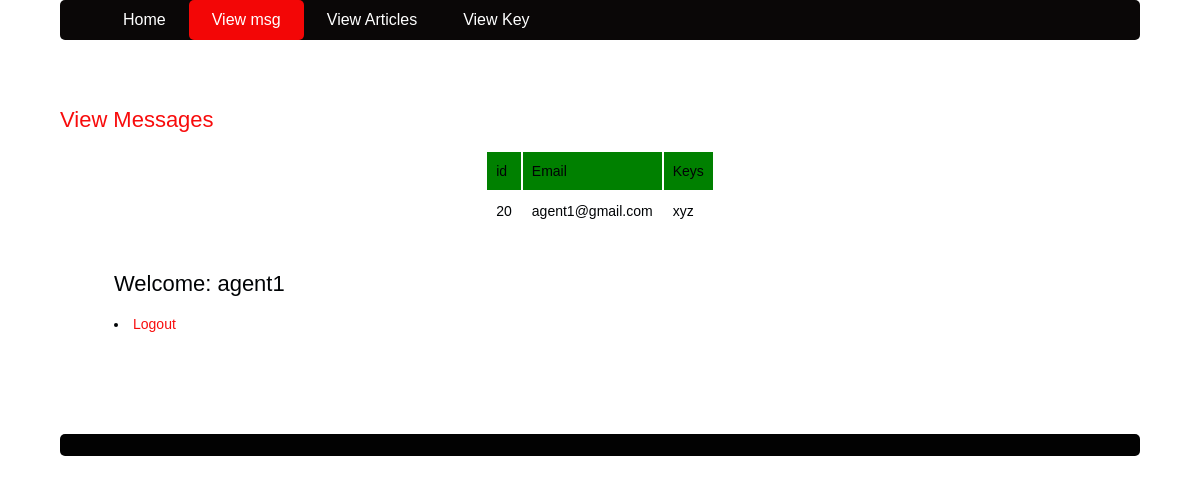
/user/viewmsg.php (signed in), run on the app's committed database.
### tables this page shows
CREATE TABLE `msg` (
  `id` int(10) NOT NULL,
  `sender` varchar(50) NOT NULL,
  `email` varchar(50) NOT NULL,
  `reciver` varchar(50) NOT NULL,
  `msg` text NOT NULL
);

### user/viewmsg.php (the view, shortened to what this page needs)
<!DOCTYPE html>
<html lang="en">
<head>
	<link rel="stylesheet" href="stylesheet.css" type="text/css" />
</head>
<body class="body">
	<header class="mainHeader">
		<nav>
			<ul>
				<li><a href="user.php">Home</a></li>
				<li class="active"><a href="viewmsg.php">View msg</a></li>
				<li><a href="view file.php">View Articles</a></li>
				<li><a href="viewkey.php">View Key</a></li>
			</ul>
		</nav>
	</header>
	<div class="mainContent1">
		<div class="content">
			<article class="topcontent1">
				<header>
					<h2><a href="#" rel="bookmark" title="Permalink to this POST TITLE"> View Messages</a></h2>
				</header>
				<table align="center" cellpadding="9" cellspacing="2" width="10">
					<tr bgcolor="green">
						<td>id</td>
						<td>Email</td>
						<td>Keys</td>
					</tr>
					<?PHP
					$con = mysqli_connect("localhost", "root", "");
					if (!$con)
						echo ('Could not connect: ' . mysqli_error($con));
					else {
						mysqli_select_db($con, "dataleakage");
						$qry = "Select * FROM msg where reciver='$_SESSION[name]'";
						$result = mysqli_query($con, $qry);
						while ($w1 = mysqli_fetch_array($result)) {
							echo '			<tr bgcolor="white">
	<td>' . $w1["id"] . '    </td><td>     ' . $w1["email"] . '
					</td><td>' . $w1["msg"] . '
	</td>
</tr>
	';
						}
					}
					?>
				</table>
			</article>
		</div>
		<aside class="top-sidebar">
			<article>
				<h2>Welcome: <?php echo $_SESSION['name'] ?></h2>
				<li><a href="logout.php">Logout</a></li>
			</article>
		</aside>
	</div>
	<footer class="mainFooter">
	</footer>
</body>
</html>

### user/stylesheet.css (style rules this page uses)
body { color: #000305; font-size: 87.5%; font-family: 'Trebuchet MS', Trebuchet, 'Lucida Sans Unicode', 'Lucida Grande', 'Lucida Sans', Arial, sans-serif; line-height: 1.429; margin: 0; padding: 0; text-align: left; }
.body { clear: both; margin: 0 auto; width: 90%; }
h2 { font-size: 1.571em }
h2, h3, h4, h5, h6 { font-weight: 400; line-height: 1.1; margin-bottom: .8em; }
a { outline: 0; }
a:link, a:visited { color: #f80c0c; padding: 2 3px; text-decoration: none; }
.mainHeader nav { background: rgb(10, 7, 7); font-size: 1.143em; height: 40px; line-height: 30px; margin: 0 auto 50px auto; text-align: center; border-radius: 5px; -moz-border-radius: 5px; -webkit-border-radius: 5px; }
.mainHeader nav ul { list-style: none; margin: 0 auto; }
.mainHeader nav ul li { float: left; display: inline; }
.mainHeader nav a:link, .mainHeader nav a:visited { color: #fff; display: inline-block; height: 30px; padding: 5px 23px; text-decoration: none; }
.mainHeader nav a:hover, .mainHeader nav a:active, .mainHeader nav .active a:link, .mainHeader nav .active a:visited { background: #f30606; color: #fff; text-shadow: none !important; }
.mainHeader nav li a { border-radius: 5px; -moz-border-radius: 5px; -webkit-border-radius: 5px; }
.content { width: 100%; float: left; border-radius: 5px; -moz-border-radius: 5px; -webkit-border-radius: 5px; }
.top-sidebar { width: 24%; float: left; margin-left: 2%; border-radius: 5px; -moz-border-radius: 5px; -webkit-border-radius: 5px; background-color: #FFF; padding: 2% 3%; margin-bottom: 2%; }
.mainFooter { width: 100%; float: left; margin-top: 4%; margin-bottom: 4%; padding-left: 0; background-color: rgb(2, 2, 2); border-radius: 8px; -moz-border-radius: 5px; -webkit-border-radius: 5px; color: rgb(240, 15, 15); }

### data on the page
msg: id "20", email "agent1@gmail.com", msg "xyz"

### other printed values
$_SESSION['name'] "agent1"
